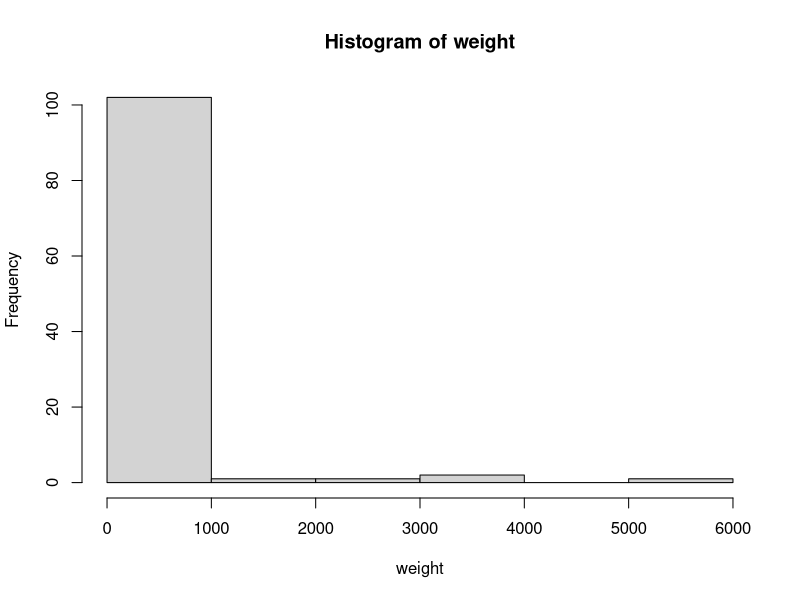
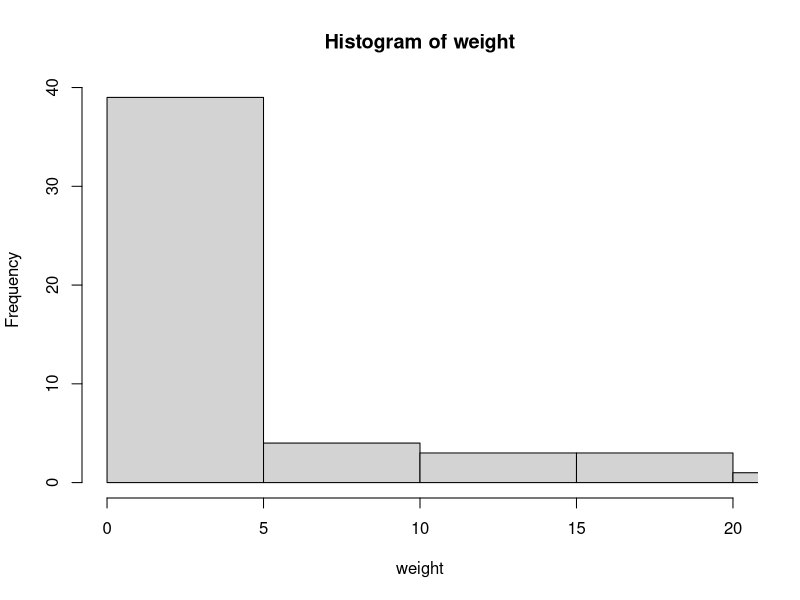
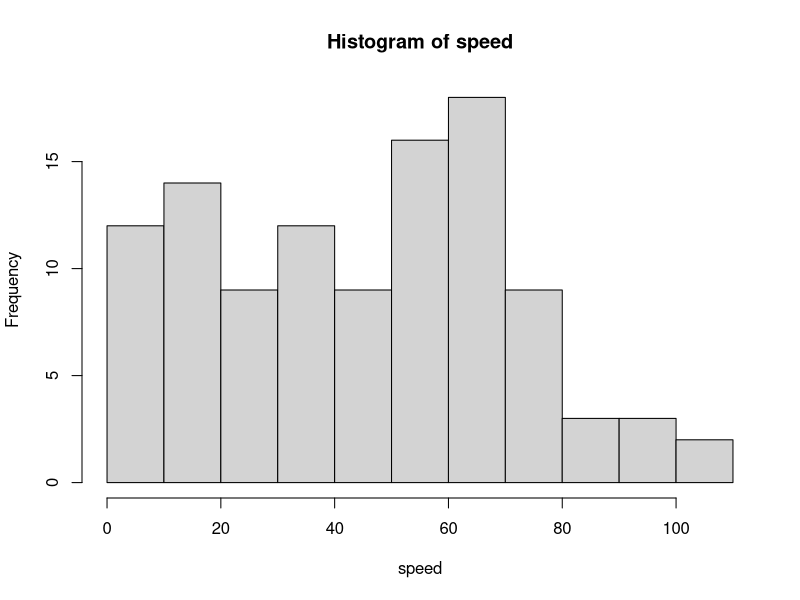
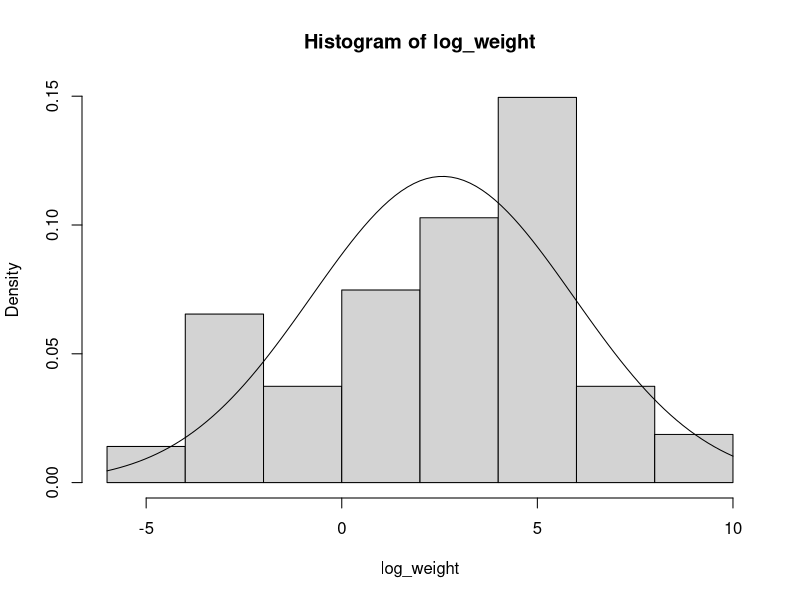
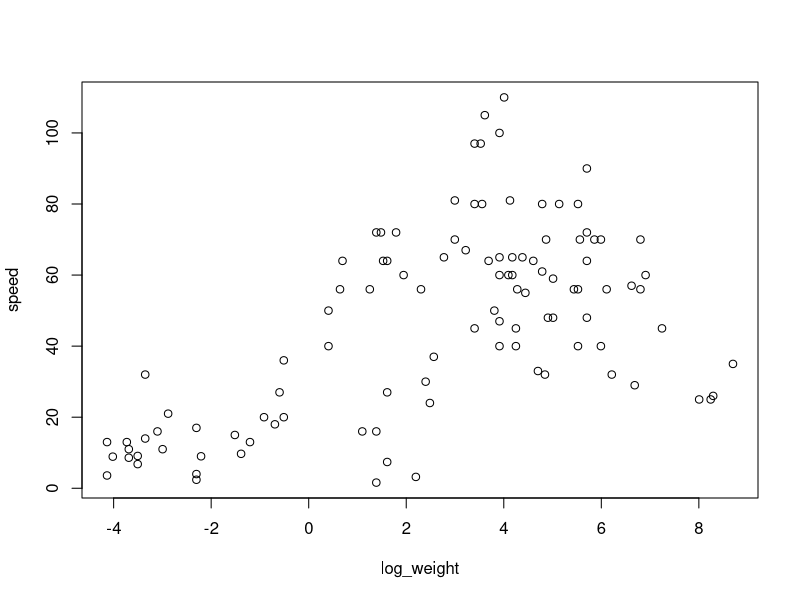
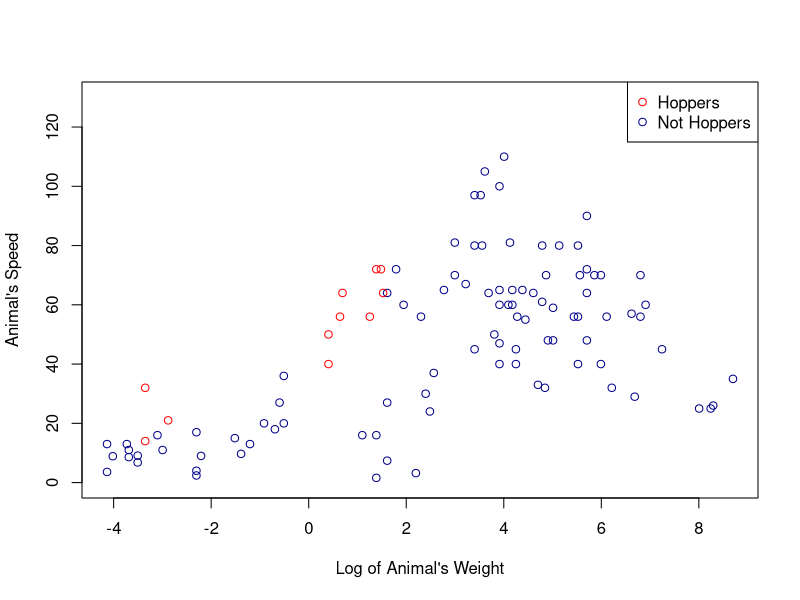

R code for these plots, in order:
##########################################################################
# Analyzing the running speed of mammals
# Dataset: Source:  Garland, T. (1983) The 
# relation between maximal running speed and
# body mass in terrestrial mammals, 
# J. Zoology, 199, 1557-1570.
# http://vincentarelbundock.github.io/Rdatasets/doc/quantreg/Mammals.html 
##########################################################################
install.packages("quantreg")
data(Mammals, package="quantreg")
attach(Mammals)
Mammals[1:3,] #analyze first few lines
hist(weight) 
#histogram concentration on low weights
hist(weight, xlim = c(0,20), breaks = 1000)
mean(weight)
median(weight)
hist(speed)

#reduce skew on weight data with log
log_weight <- log(weight)
hist(log_weight,prob = T)
#normal density curve
curve(dnorm(x, mean(log_weight), sd(log_weight)), add = T)

#scatterplot of transformed weight against speed
plot(log_weight,speed)
cor(log_weight,speed) #correlation
#add hoppers to scatterplot
gph_colors <- rep("darkblue",length(hoppers))
switcheroo <- which(hoppers == TRUE)
gph_colors[switcheroo] <- "red"
plot(log_weight,speed, col = gph_colors, xlab = "Log of Animal's Weight", ylab = "Animal's Speed", ylim = c(0,130))
legend("topright", legend = c("Hoppers", "Not Hoppers"), col=c("Red", "Dark Blue"), pch = 1)

